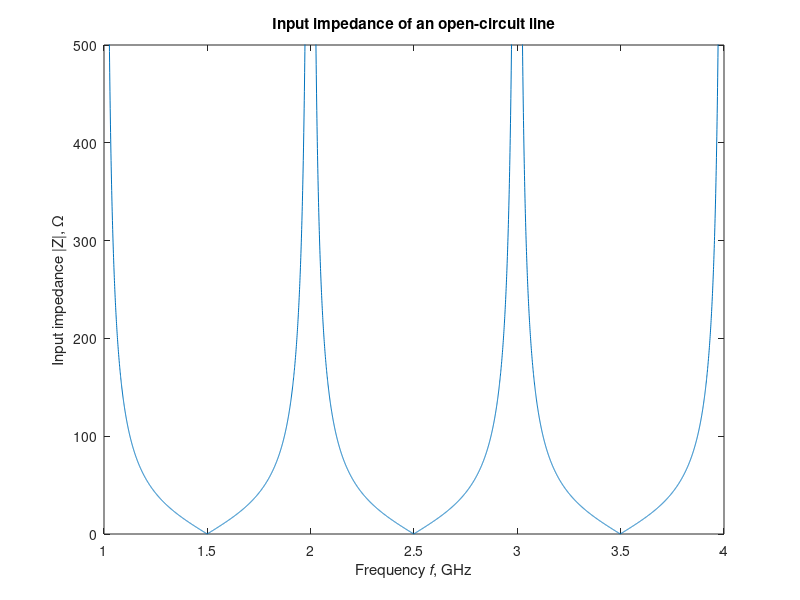

The MATLAB script that drew this image:
%
%   This file computes an input impedance of an
%   open-circuit line as described in Example 2.7
% 
%   Copyright (c) 1999 by P.Bretchko and R.Ludwig
%   "RF Circuit Design: Theory and Practice"
%

close all; % close all opened graphs
figure;    % open new graph

% define distributed transmission line parameters
L=209.410e-9;  % line inductance in H/m
C=119.510e-12; % line capacitance in F/m

vp=1/sqrt(L*C); % phase velocity
Z0=sqrt(L/C);   % characteristic line impedance

d=0.1;  % line length
N=5000; % number of sampling points

f=1e9+3e9*(0:N)/N;  % frequency range
Z=cot(2*pi*f*d/vp); % impedance of open-circuit transmission line

plot(f/1e9,abs(Z0*Z));
title('Input impedance of an open-circuit line');
xlabel('Frequency {\itf}, GHz');
ylabel('Input impedance |Z|, {\Omega}');
axis([1 4 0 500]);
% print -deps 'fig2_30.eps' % if uncommented -> saves a copy of plot in EPS format
